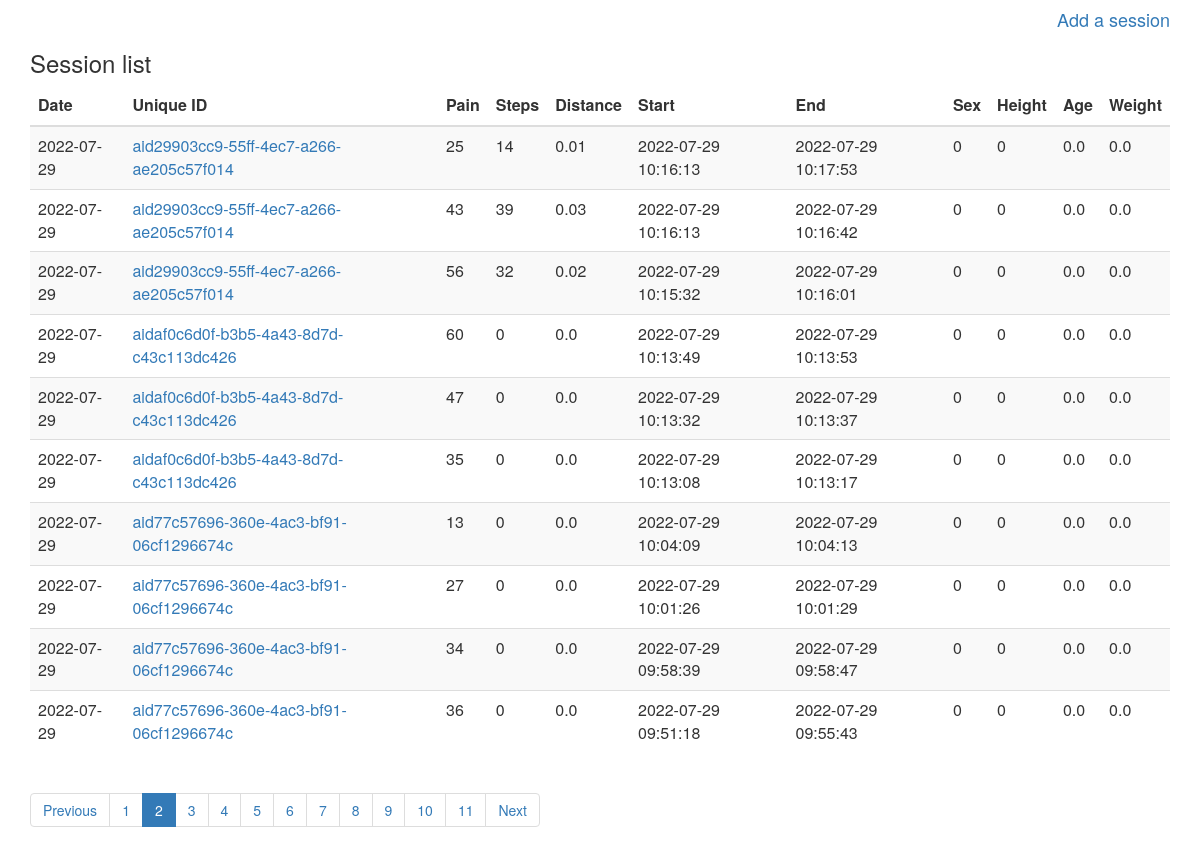
The app's page /?&page=2 with its own data.
### step/models.py (models this page shows, shortened)
class Session(models.Model):
    ids = models.CharField(max_length=50, verbose_name='Unique_ID')
    step = models.IntegerField(verbose_name='Step')
    pain = models.IntegerField(verbose_name='Pain')
    date = models.CharField(max_length=20, verbose_name='Date')
    distance = models.FloatField(verbose_name='Distance')
    start = models.CharField(verbose_name='Start', max_length=30)
    end = models.CharField(verbose_name='End', max_length=30)
    height = models.IntegerField(verbose_name='Height')
    weight = models.FloatField(verbose_name='Weight')
    sex = models.CharField(max_length=10, verbose_name='Sex')
    age = models.FloatField(verbose_name='Age')
    class Meta:
        verbose_name = 'Session'

### step/views.py (the view)
# urls.py: path('', views.homeview, name='homepage'),
def homeview(request, glist=None):
    if glist is None:
        session_list = Session.objects.all().order_by('-date', '-end')
    else:
        session_list = glist
    if session_list:
        paginator = Paginator(session_list, 10)
        page = request.GET.get('page')
        page_obj = paginator.get_page(page)
        return render(request, 'home.html',
                      {'page_obj': page_obj, 'paginator': paginator,
                       'is_paginated': True,})
    else:
        return render(request, 'home.html')

### step/templates/home.html
{% extends "base.html" %}
{% block content %}
<h4 align="right">
    <a href={% url 'step_counter' %}>Add a session</a>
</h4>
{% if page_obj %}
<h3>Session list</h3>
<table class="table table-striped">
    <thead>
        <tr>
            <th>Date</th>
            <th>Unique ID</th>
            <th>Pain</th>
            <th>Steps</th>
            <th>Distance</th>
            <th>Start</th>
            <th>End</th>
            <th>Sex</th>
            <th>Height</th>
            <th>Age</th>
            <th>Weight</th>
        </tr>
    </thead>
    <tbody>
     {% for gsm in page_obj %}
        <tr>
            <td>
            {{ gsm.date }}
            </td>
            <td>
            <a href="{% url 'index_view' %}?person={{ gsm.ids }}"  target="_blank">
            {{ gsm.ids }}
            </td>
            <td>
            {{ gsm.pain }}
            </td>
            <td>
            {{ gsm.step }}
            </td>
            <td>
            {{ gsm.distance }}
            </td>
            <td>
            {{ gsm.start }}
            </td>
            <td>
            {{ gsm.end }}
            </td>
            <td>
            {{ gsm.sex }}
            </td>
            <td>
            {{ gsm.height }}
            </td>
            <td>
            {{ gsm.age }}
            </td>
            <td>
            {{ gsm.weight }}
     {% endfor %}
        </tr>
    </tbody>
</table>
{% else %}
    <p>No results available.</p>
{% endif %}
{% if is_paginated %}
    <ul class="pagination">
        {% if page_obj.has_previous %}
            <li class="page-item">
                <a class="page-link" href="?{{ searchs }}&page={{ page_obj.previous_page_number }}">Previous</a>
            </li>
        {% else %}
            <li class="page-item disabled">
                <span class="page-link">Previous</span>
            </li>
        {% endif %}
        {% for i in paginator.page_range %}
            {% if page_obj.number == i %}
                <li class="page-item active">
                    <span class="page-link"> {{ i }} <span class="sr-only">(current)</span></span>
                </li>
            {% else %}
                <li class="page-item"><a class="page-link" href="?{{ searchs }}&page={{ i }}">{{ i }}</a></li>
            {% endif %}
        {% endfor %}
        {% if page_obj.has_next %}
            <li class="page-item">
                <a class="page-link" href="?{{ searchs }}&page={{ page_obj.next_page_number }}">Next</a>
            </li>
        {% else %}
            <li class="page-item disabled">
                <span class="page-link">Next</span>
            </li>
        {% endif %}
    </ul>
{% endif %}
{% endblock %}

### step/templates/base.html (style rules this page uses)
ul li { display:inline; list-style-type:none; }

### records on screen
Session: date "2022-07-29", ids "aid29903cc9-55ff-4ec7-a266-ae205c57f014", pain "25", step "14", distance "0.01", start "2022-07-29 10:16:13", end "2022-07-29 10:17:53", sex "0", height "0", age "0.0", weight "0.0"
Session: date "2022-07-29", ids "aid29903cc9-55ff-4ec7-a266-ae205c57f014", pain "43", step "39", distance "0.03", start "2022-07-29 10:16:13", end "2022-07-29 10:16:42", sex "0", height "0", age "0.0", weight "0.0"
Session: date "2022-07-29", ids "aid29903cc9-55ff-4ec7-a266-ae205c57f014", pain "56", step "32", distance "0.02", start "2022-07-29 10:15:32", end "2022-07-29 10:16:01", sex "0", height "0", age "0.0", weight "0.0"
Session: date "2022-07-29", ids "aidaf0c6d0f-b3b5-4a43-8d7d-c43c113dc426", pain "60", step "0", distance "0.0", start "2022-07-29 10:13:49", end "2022-07-29 10:13:53", sex "0", height "0", age "0.0", weight "0.0"
Session: date "2022-07-29", ids "aidaf0c6d0f-b3b5-4a43-8d7d-c43c113dc426", pain "47", step "0", distance "0.0", start "2022-07-29 10:13:32", end "2022-07-29 10:13:37", sex "0", height "0", age "0.0", weight "0.0"
Session: date "2022-07-29", ids "aidaf0c6d0f-b3b5-4a43-8d7d-c43c113dc426", pain "35", step "0", distance "0.0", start "2022-07-29 10:13:08", end "2022-07-29 10:13:17", sex "0", height "0", age "0.0", weight "0.0"
Session: date "2022-07-29", ids "aid77c57696-360e-4ac3-bf91-06cf1296674c", pain "13", step "0", distance "0.0", start "2022-07-29 10:04:09", end "2022-07-29 10:04:13", sex "0", height "0", age "0.0", weight "0.0"
Session: date "2022-07-29", ids "aid77c57696-360e-4ac3-bf91-06cf1296674c", pain "27", step "0", distance "0.0", start "2022-07-29 10:01:26", end "2022-07-29 10:01:29", sex "0", height "0", age "0.0", weight "0.0"
Session: date "2022-07-29", ids "aid77c57696-360e-4ac3-bf91-06cf1296674c", pain "34", step "0", distance "0.0", start "2022-07-29 09:58:39", end "2022-07-29 09:58:47", sex "0", height "0", age "0.0", weight "0.0"
Session: date "2022-07-29", ids "aid77c57696-360e-4ac3-bf91-06cf1296674c", pain "36", step "0", distance "0.0", start "2022-07-29 09:51:18", end "2022-07-29 09:55:43", sex "0", height "0", age "0.0", weight "0.0"

### other values on screen
{{ i }} "1" "3" "4" "5" "6" "7" "8" "9" "10" "11"
{{ i }} "2"
